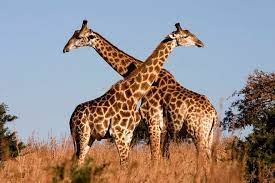
#> input picture Bai_2/giaraffes.jpg, 275 x 183 px
$ jupyter execute '2.1.2_Xử lý ảnh.ipynb'   (shell and % lines are left out)
#> lines starting #> are read from the running program, lines starting #| are printed output that depends on the picture; after the words box and inside, x2 and y2 are one past the last pixel; in counts of white or black regions, pixels touching at a corner belong together
# Image Processing Assessment

Hãy hoàn thành các task in đậm bên dưới.

**Dưới đây là một số code hữu ích:**

[cell 1]
import cv2
import matplotlib.pyplot as plt
import numpy as np

[cell 2]
def display_img(img,cmap=None):
    fig = plt.figure(figsize=(12,10))
    ax = fig.add_subplot(111)
    ax.imshow(img,cmap)

**TASK: Mở và hiển thị ảnh giaraffes.jpg nằm trong folder DATA.**

[cell 3]
image = cv2.imread('giaraffes.jpg')
#> image is the input picture: shape (183, 275, 3); mean B, G, R 136.1, 138.8, 150.9

[cell 4]
plt.imshow(image)
# show ảnh theo BGR

[cell 5]
RGB_img = cv2.cvtColor(image, cv2.COLOR_BGR2RGB)
# Chuyển ảnh về màu RGB tức à màu gốc
plt.imshow(RGB_img)

# plt.axis('off')  # Tắt trục
# plt.show()

**TASK: Áp dụng ngưỡng nhị phân vào ảnh.**

[cell 6]
img_binary = cv2.imread("giaraffes.jpg", cv2.IMREAD_GRAYSCALE)
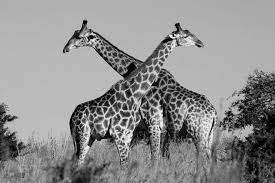
#> img_binary: shape (183, 275); min 0, max 255, mean 142.1
plt.imshow(img_binary)

[cell 7]
# Áp dụng ngưỡng nhị phân (ví dụ, ngưỡng = 128)
_, binary_img = cv2.threshold(img_binary, 128, 255, cv2.THRESH_BINARY)
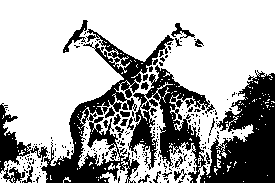
#> binary_img: shape (183, 275); 67.9% white; 210 black regions (185 under 20 px), largest, box (x1, y1, x2, y2) and area: (128, 65, 275, 183) 8367, (41, 29, 174, 183) 4931, (0, 103, 48, 183) 1124
plt.imshow(binary_img)

**TASK: Mở file giaraffes.jpg từ folder DATA, chuyển không gian màu của nó thành HSV và hiển thị ảnh.**

[cell 8]
# Đọc hình ảnh từ tệp
img_new = cv2.imread("giaraffes.jpg")

[cell 9]
# Chuyển không gian màu sang HSV
hsv_img = cv2.cvtColor(img_new, cv2.COLOR_BGR2HSV)
#> hsv_img: shape (183, 275, 3); mean H, S, V 62.6, 104.9, 174.7
plt.imshow(hsv_img)
plt.show()

**TASK: Tạo low pass filter với 4x4 kernel chứa các giá trị 1/10 (0.01) rồi sử dụng 2-D Convolution để làm mờ ảnh hươu (hiển thị ở RGB chuẩn).**

[cell 10]
import cv2
import numpy as np

# Đọc hình ảnh "hươu", thay vì đọc thì sử dụng ảnh cũ với màu RGB
img = RGB_img

[cell 11]
kernel = np.array([[0.01, 0.01, 0.01, 0.01],
                   [0.01, 0.01, 0.01, 0.01],
                   [0.01, 0.01, 0.01, 0.01],
                   [0.01, 0.01, 0.01, 0.01]], dtype= float)
print(kernel)

[cell 12]
# Áp dụng phép Convolution 2D để làm mờ ảnh
blurred_img = cv2.filter2D(img, -1, kernel)
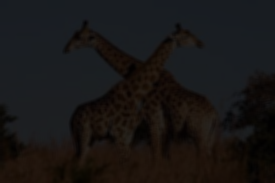
#> blurred_img: shape (183, 275, 3); mean R, G, B 24.2, 22.3, 21.9

[cell 13]
# Hiển thị ảnh sau khi đã làm mờ (RGB chuẩn)
plt.imshow(blurred_img)

**TASK: Tạo Horizontal Sobel Filter (sobelx từ bài giảng) với kích thước kernel là 5 cho bản grayscale của ảnh hươu rồi hiển thị phiên bản hình ảnh đã lọc gradient.**

[cell 14]
import cv2
import numpy as np

# Đọc ảnh "hươu" và chuyển sang ảnh xám
img_gra = cv2.imread("giaraffes.jpg", cv2.IMREAD_GRAYSCALE)

[cell 15]
# Định nghĩa kernel của bộ lọc Sobel ngang
sobelx = np.array([[-1, -2, -1, 0, 1],
                   [-2, -3, -2, 0, 2],
                   [-1, -2, -1, 0, 1],
                   [0, 0, 0, 0, 0],
                   [0, 0, 0, 0, 0]])

[cell 16]
# Áp dụng phép Convolution 2D với kernel Sobel ngang
gradient_img = cv2.filter2D(img_gra, -1, sobelx)
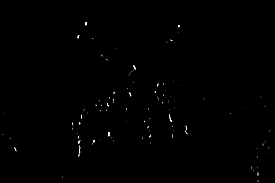
#> gradient_img: shape (183, 275); min 0, max 255, mean 0.9
plt.imshow(gradient_img)

**TASK: Vẽ histogram màu cho kênh RED, BLUE và GREEn của ảnh hươu. Đặc biệt chú ý tới thứ tự các kênh.**

[cell 17]
import cv2
import matplotlib.pyplot as plt

# Đọc ảnh "hươu"
img = cv2.imread("giaraffes.jpg")

# Chia thành các kênh màu R, G, B
b, g, r = cv2.split(img)
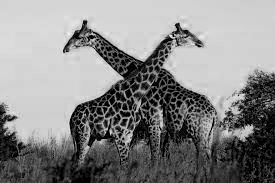
#> b: shape (183, 275); min 0, max 243, mean 136.1
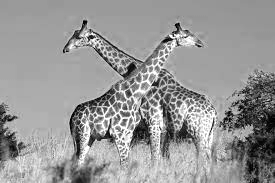
#> r: shape (183, 275); min 0, max 255, mean 150.9

# Tạo biểu đồ
plt.figure(figsize=(10, 5))

# Tạo mảng giá trị cường độ từ 0 đến 255
intensity_values = list(range(256))

# Vẽ biểu đồ dạng line cho kênh màu Red (R)
plt.plot(intensity_values, cv2.calcHist([r], [0], None, [256], [0, 256]), color='red', label='Red (R)')
"""
r: Đây là kênh màu của ảnh mà bạn muốn tính toán histogram. Trong ví dụ này, r đại diện cho kênh màu đỏ (Red).

[0]: Đối số này chỉ định kênh bạn muốn tính toán histogram. Trong trường hợp này, [0] là chỉ mục của kênh màu trong không gian màu BGR (hoặc RGB). Trong không gian màu BGR/RGB, kênh màu Red thường có chỉ mục 0.

None: Đây là mặt nạ (mask), bạn có thể sử dụng nó để giới hạn phạm vi tính toán histogram cho một phần của ảnh. Trong trường hợp này, chúng ta không sử dụng mặt nạ, vì chúng ta muốn tính toán histogram cho toàn bộ kênh màu Red.

[256]: Đối số này xác định số lượng ngăn (bins) trong histogram, tức là số lượng cường độ khác nhau mà histogram sẽ theo dõi. Trong trường hợp này, chúng ta chia cường độ từ 0 đến 255 thành 256 ngăn.

[0, 256]: Đối số này xác định phạm vi cường độ của histogram. Trong trường hợp này, histogram sẽ theo dõi cường độ từ 0 đến 255, bất kể giá trị cường độ trong khoảng này.
"""
# Vẽ biểu đồ dạng line cho kênh màu Green (G)
plt.plot(intensity_values, cv2.calcHist([g], [0], None, [256], [0, 256]), color='green', label='Green (G)')

# Vẽ biểu đồ dạng line cho kênh màu Blue (B)
plt.plot(intensity_values, cv2.calcHist([b], [0], None, [256], [0, 256]), color='blue', label='Blue (B)')

plt.xlabel('Intensity Value')
plt.ylabel('Frequency')
plt.title('Line Plot for RGB Channels')
plt.legend()
plt.show()
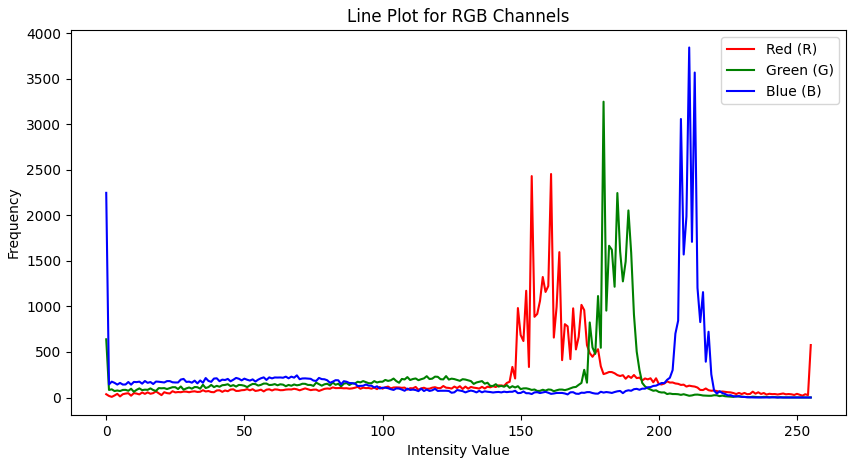
#> figure drawn by matplotlib, 1 panel; curve peaks at x = 161, y = 2454; curve peaks at x = 180, y = 3248; curve peaks at x = 211, y = 3843
